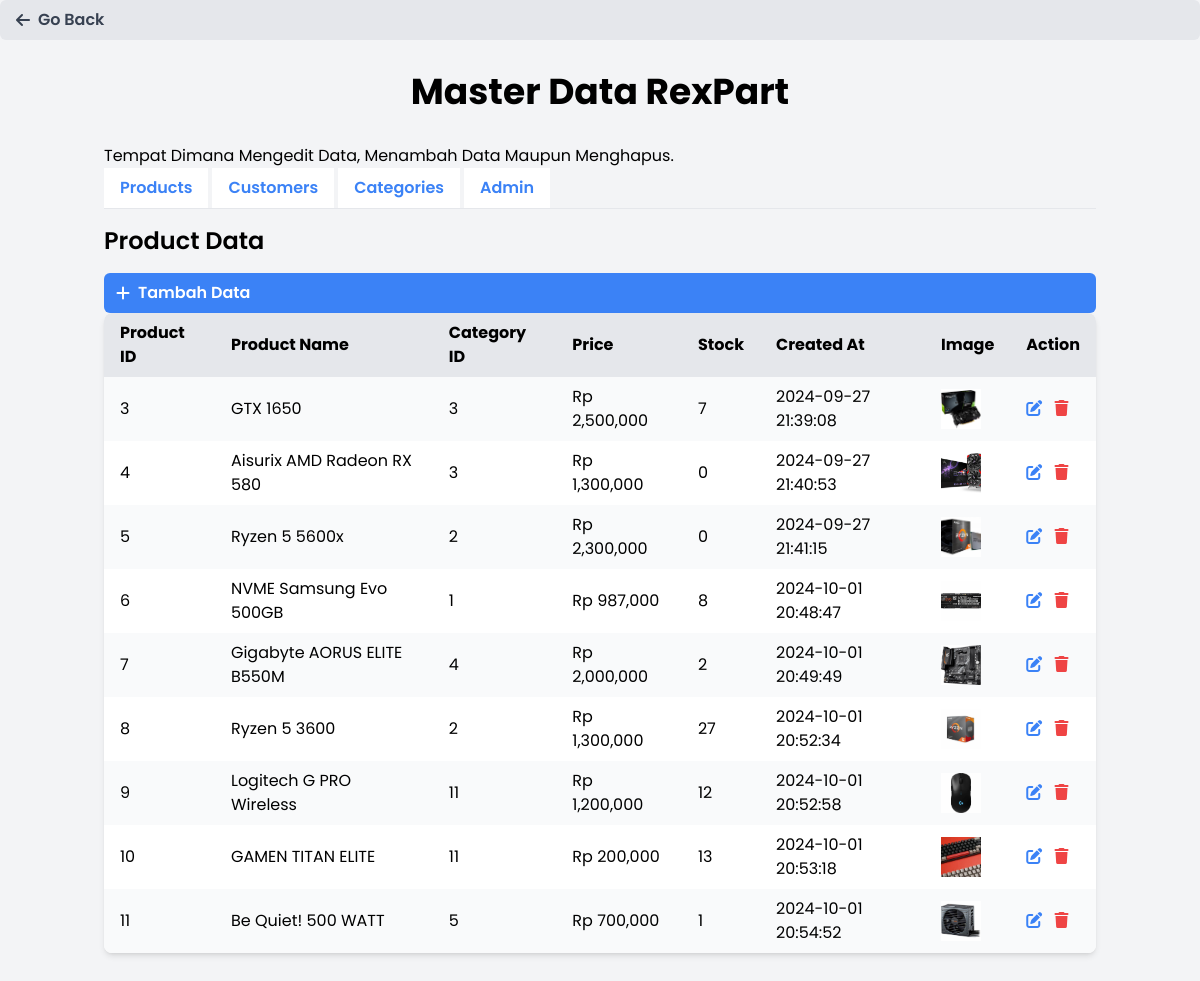
Page /admin/masterdata.php (signed in) on the committed database.
### tables this page shows
CREATE TABLE `product` (
  `product_id` int NOT NULL AUTO_INCREMENT,
  `product_name` varchar(100) NOT NULL,
  `category_id` int DEFAULT NULL,
  `price` decimal(10,2) NOT NULL,
  `stock` int NOT NULL,
  `created_at` timestamp NULL DEFAULT CURRENT_TIMESTAMP,
  `gambar` varchar(255) DEFAULT NULL,
  PRIMARY KEY (`product_id`),
  KEY `category_id` (`category_id`),
  CONSTRAINT `product_ibfk_1` FOREIGN KEY (`category_id`) REFERENCES `category` (`category_id`) ON DELETE SET NULL
);

### admin/masterdata.php (the view, shortened to what this page needs)
<?php
include '../system/koneksi.php';
$sql_products = "SELECT product_id, product_name, category_id, price, stock, created_at, gambar FROM product";
$stmt_products = $pdo->prepare($sql_products);
$stmt_products->execute();
$products = $stmt_products->fetchAll(PDO::FETCH_ASSOC);
?>
<!DOCTYPE html>
<html lang="en">
<head>
    <link href="https://cdnjs.cloudflare.com/ajax/libs/font-awesome/6.4.0/css/all.min.css" rel="stylesheet">
    <script src="https://cdn.tailwindcss.com"></script>
    <link href="https://cdnjs.cloudflare.com/ajax/libs/aos/2.3.4/aos.css" rel="stylesheet">
</head>
<body class="bg-gray-100">
<a href="../../../Industri/POS_ProjekAkhirV2/views/users/index.php" class="bg-gray-200 text-gray-700 font-semibold py-2 px-4 rounded-md hover:bg-gray-300 transition duration-200 flex items-center">
    <i class="fas fa-arrow-left mr-2"></i> Go Back
</a>
    <div class="content container mx-auto px-4 py-8">
        <h1 class="text-4xl font-bold text-center mb-8">Master Data RexPart</h1>
        <p>Tempat Dimana Mengedit Data, Menambah Data Maupun Menghapus.</p>
        <div class="mb-4">
            <ul class="flex border-b">
                <li class="mr-1">
                    <a class="bg-white inline-block py-2 px-4 text-blue-500 hover:text-blue-800 font-semibold cursor-pointer" onclick="showTab('products')">Products</a>
                </li>
                <li class="mr-1">
                    <a class="bg-white inline-block py-2 px-4 text-blue-500 hover:text-blue-800 font-semibold cursor-pointer" onclick="showTab('customers')">Customers</a>
                </li>
                <li class="mr-1">
                    <a class="bg-white inline-block py-2 px-4 text-blue-500 hover:text-blue-800 font-semibold cursor-pointer" onclick="showTab('categories')">Categories</a>
                </li>
                <li class="mr-1">
                    <a class="bg-white inline-block py-2 px-4 text-blue-500 hover:text-blue-800 font-semibold cursor-pointer" onclick="showTab('admin')">Admin</a>
                </li>
            </ul>
        </div>
        <div id="products" class="tab-content tab-active" data-aos="fade-up">
            <h2 class="text-2xl font-semibold mb-4">Product Data</h2>
            <a href="../admin/add/product.php" class="bg-blue-500 text-white font-semibold py-2 px-3 rounded-md hover:bg-blue-600 transition duration-200 flex items-center">
                <i class="fas fa-plus mr-2"></i> Tambah Data
            </a>
            <div class="bg-white shadow-md rounded-lg overflow-hidden">
                <table class="w-full">
                    <thead class="bg-gray-200">
                        <tr>
                            <th class="px-4 py-2 text-left">Product ID</th>
                            <th class="px-4 py-2 text-left">Product Name</th>
                            <th class="px-4 py-2 text-left">Category ID</th>
                            <th class="px-4 py-2 text-left">Price</th>
                            <th class="px-4 py-2 text-left">Stock</th>
                            <th class="px-4 py-2 text-left">Created At</th>
                            <th class="px-4 py-2 text-left">Image</th>
                            <th class="px-4 py-2 text-left">Action</th>
                        </tr>
                    </thead>
                    <tbody>
                        <?php foreach ($products as $index => $product): ?>
                            <tr class="<?= $index % 2 === 0 ? 'bg-gray-50' : '' ?>">
                                <td class="px-4 py-2"><?= htmlspecialchars($product['product_id']) ?></td>
                                <td class="px-4 py-2"><?= htmlspecialchars($product['product_name']) ?></td>
                                <td class="px-4 py-2"><?= htmlspecialchars($product['category_id']) ?></td>
                                <td class="px-4 py-2">Rp <?= number_format($product['price'], 0) ?></td>
                                <td class="px-4 py-2"><?= htmlspecialchars($product['stock']) ?></td>
                                <td class="px-4 py-2"><?= htmlspecialchars($product['created_at']) ?></td>
                                <td class="px-4 py-2">
                                    <?php if ($product['gambar']): ?>
                                        <img src="<?= htmlspecialchars($product['gambar']) ?>" alt="Product Image" class="w-10 h-10 object-cover">
                                    <?php else: ?>
                                        <i class="fas fa-image text-gray-400"></i>
                                    <?php endif; ?>
                                </td>
                                <td class="px-4 py-2">
                                    <a href="edit/product.php?id=<?= htmlspecialchars($product['product_id']) ?>" class="text-blue-500 hover:text-blue-700 mr-2">
                                        <i class="fas fa-edit"></i>
                                    </a>
                                    <a href="delete/product.php?id=<?= htmlspecialchars($product['product_id']) ?>" class="text-red-500 hover:text-red-700">
                                        <i class="fas fa-trash"></i>
                                    </a>
                                </td>
                            </tr>
                        <?php endforeach; ?>
                    </tbody>
                </table>
            </div>
        </div>
</body>
</html>

### admin/masterdata.php (style rules this page uses)
body { font-family: 'Poppins', sans-serif; }
.content { margin-left: 16rem; transition: margin-left 0.3s ease; }
.tab-active { display: block; }

### rows in the picture
product: product_id "3", product_name "GTX 1650", category "3", price "2,500,000", stock "7", created_at "2024-09-27 21:39:08", gambar (picture)
product: product_id "4", product_name "Aisurix AMD Radeon RX 580", category "3", price "1,300,000", stock "0", created_at "2024-09-27 21:40:53", gambar (picture)
product: product_id "5", product_name "Ryzen 5 5600x", category "2", price "2,300,000", stock "0", created_at "2024-09-27 21:41:15", gambar (picture)
product: product_id "6", product_name "NVME Samsung Evo 500GB", category "1", price "987,000", stock "8", created_at "2024-10-01 20:48:47", gambar (picture)
product: product_id "7", product_name "Gigabyte AORUS ELITE B550M", category "4", price "2,000,000", stock "2", created_at "2024-10-01 20:49:49", gambar (picture)
product: product_id "8", product_name "Ryzen 5 3600", category "2", price "1,300,000", stock "27", created_at "2024-10-01 20:52:34", gambar (picture)
product: product_id "9", product_name "Logitech G PRO Wireless", category "11", price "1,200,000", stock "12", created_at "2024-10-01 20:52:58", gambar (picture)
product: product_id "10", product_name "GAMEN TITAN ELITE", category "11", price "200,000", stock "13", created_at "2024-10-01 20:53:18", gambar (picture)
product: product_id "11", product_name "Be Quiet! 500 WATT", category "5", price "700,000", stock "1", created_at "2024-10-01 20:54:52", gambar (picture)
